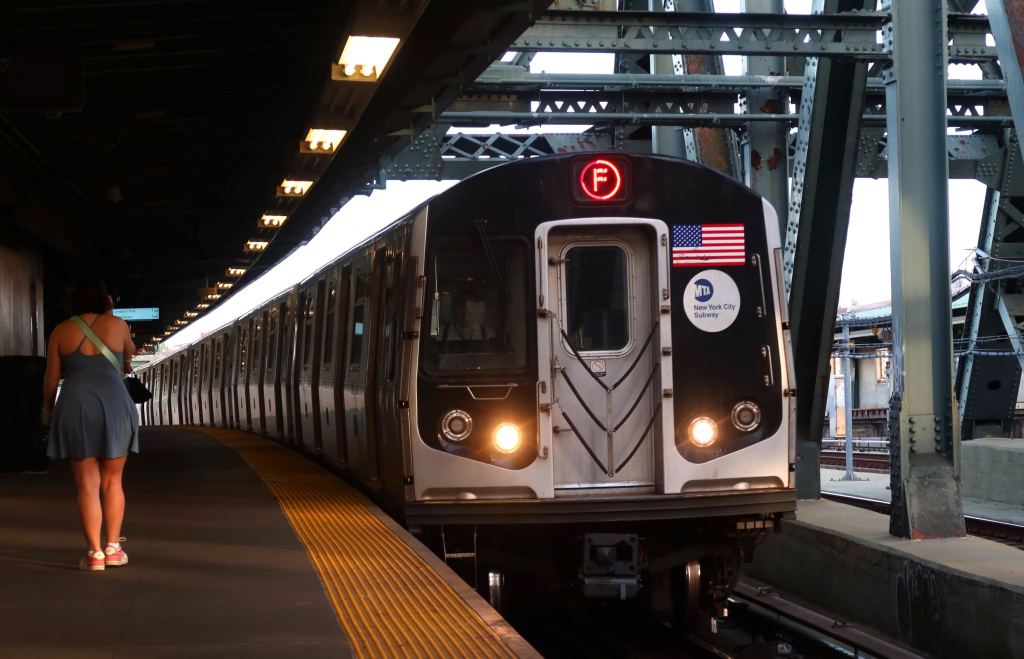
#> input picture 2_predictions/sampletrain.png, 3072 x 1976 px (shown at 1/3 size)
$ jupyter execute --allow-errors yolo_pred.ipynb
#> lines starting #> are read from the running program, lines starting #| are printed output that depends on the picture
[cell 1]
#cv2.imshow('output', img)
#cv2.waitKey(0)
#cv2.destroyAllWindows()

[cell 2]
import cv2
import numpy as np
import os
import yaml
from yaml.loader import SafeLoader

[cell 3]
# Real-time predictions
with open('data.yaml', 'r') as f:
    data_yaml = yaml.load(f, Loader = SafeLoader)

labels = data_yaml['names']
print(labels)

#> (a cell that did not finish here is left out)

[cell 5]
image = cv2.imread('./sampletrain.png')
#> image is the input picture: shape (1976, 3072, 3); mean B, G, R 54.4, 57.5, 65
img = image.copy()
ratio = image.shape[1] / image.shape[0]
#> ratio = 1.55
width = 500
height = int(width / ratio)
#> height = 321
img = cv2.resize(image, (width, height))
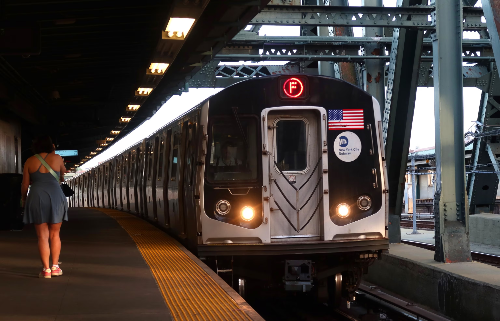
#> img: shape (321, 500, 3); mean B, G, R 54.3, 57.4, 64.9
row, col, d = img.shape
#> row = 321; col = 500; d = 3

# contort image to rectanglular array
max_rowcol = max(row,col)
#> max_rowcol = 500
inp_image = np.zeros((max_rowcol,max_rowcol,3), dtype = np.uint8)
inp_image[0:row, 0:col] = img
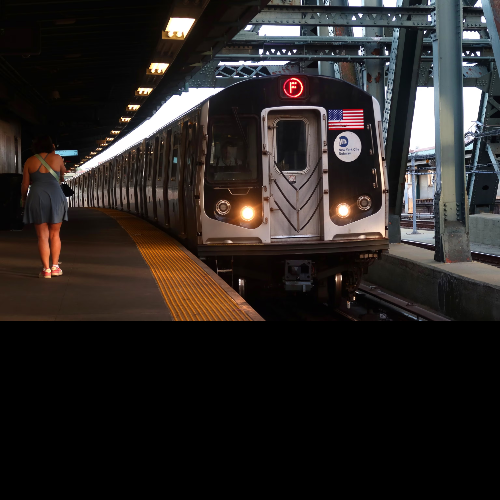
#> inp_image: shape (500, 500, 3); mean B, G, R 34.9, 36.9, 41.6

inp_wid = 640
blob = cv2.dnn.blobFromImage(inp_image, (1/255), (inp_wid, inp_wid), swapRB = True, crop = False)
#> (the rest of this cell did not finish here and is left out)
